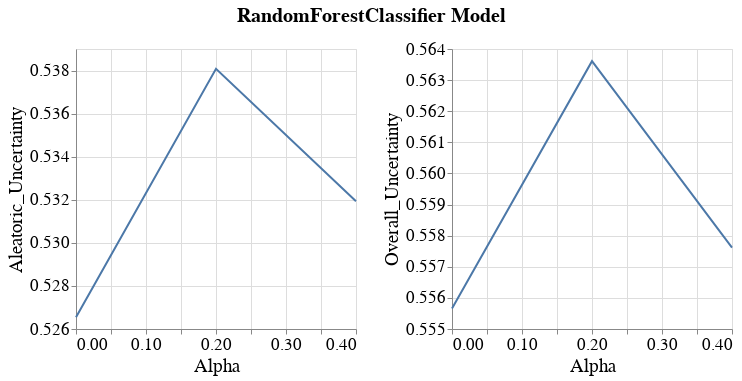

Notebook cell for this chart:
### Code cell
visualizer.create_subgroup_metrics_line_band_plot(model_name=MODEL_NAMES[0],
                                                  subgroup_metrics=['Aleatoric_Uncertainty', 'Overall_Uncertainty'],
                                                  subgroup='race_dis_correct')

### Figure 1 — Vega-Lite specification as saved in the notebook (floating-point values rounded to 4 significant figures)
{"config": {"view": {"continuousWidth": 400, "continuousHeight": 300}, "axis": {"labelFontSize": 17, "labelFontWeight": "normal", "titleFontSize": 19, "titleFontWeight": "normal"}, "legend": {"labelFontSize": 17, "symbolStrokeWidth": 10, "titleFontSize": 19}, "title": {"fontSize": 17}}, "vconcat": [{"hconcat": [{"layer": [{"mark": {"type": "errorband", "extent": "ci"}, "encoding": {"x": {"field": "Intervention_Param", "title": "Alpha", "type": "quantitative"}, "y": {"field": "Metric_Value", "scale": {"zero": false}, "title": "Aleatoric_Uncertainty", "type": "quantitative"}}}, {"mark": "line", "encoding": {"x": {"field": "Intervention_Param", "title": "Alpha", "type": "quantitative"}, "y": {"aggregate": "mean", "field": "Metric_Value", "scale": {"zero": false}, "title": "Aleatoric_Uncertainty", "type": "quantitative"}}}], "height": 280, "width": 280}, {"layer": [{"mark": {"type": "errorband", "extent": "ci"}, "encoding": {"x": {"field": "Intervention_Param", "title": "Alpha", "type": "quantitative"}, "y": {"field": "Metric_Value", "scale": {"zero": false}, "title": "Overall_Uncertainty", "type": "quantitative"}}}, {"mark": "line", "encoding": {"x": {"field": "Intervention_Param", "title": "Alpha", "type": "quantitative"}, "y": {"aggregate": "mean", "field": "Metric_Value", "scale": {"zero": false}, "title": "Overall_Uncertainty", "type": "quantitative"}}}], "data": {"name": "data-7b636fac8872958a36e185bfbd4a686a"}, "height": 280, "width": 280}]}], "data": {"name": "data-bf0943df8c392e74c164e1c8ed1ebe02"}, "title": {"text": "RandomForestClassifier Model", "anchor": "middle", "dy": -10, "fontSize": 20}, "$schema": "https://vega.github.io/schema/vega-lite/v4.17.0.json", "datasets": {"data-bf0943df8c392e74c164e1c8ed1ebe02": [{"Metric": "Aleatoric_Uncertainty", "Bootstrap_Model_Seed": 101, "Model_Name": "RandomForestClassifier", "Model_Params": "{'bootstrap': False, 'ccp_alpha': 0.0, 'class_weight': None, 'criterion': 'gini', 'max_depth': 30, 'max_features': 'sqrt', 'max_leaf_nodes': None, 'max_samples': None, 'min_impurity_decrease': 0.0, 'min_samples_leaf': 1, 'min_samples_split': 2, 'min_weight_fraction_leaf': 0.0, 'n_estimators': 500, 'n_jobs': None, 'oob_score': False, 'random_state': 101, 'verbose': 0, 'warm_start': False}", "Run_Number": "Run_1", "Dataset_Name": "Law_School", "Num_Estimators": 200, "Tag": "OK", "Record_Create_Date_Time": "2023-08-06T17:01:48.157000", "Session_Uuid": "9430484b-bec6-42a0-ac65-11c53446a61f", "Experiment_Iteration": "Exp_iter_1", "Dataset_Split_Seed": 100, "Model_Init_Seed": 100, "Fair_Intervention_Params_Lst": "[0.0, 0.2, 0.4]", "Intervention_Param": 0.4, "Subgroup": "race_dis_correct", "Metric_Value": 0.5319}, {"Metric": "Aleatoric_Uncertainty", "Bootstrap_Model_Seed": 101, "Model_Name": "RandomForestClassifier", "Model_Params": "{'bootstrap': False, 'ccp_alpha': 0.0, 'class_weight': None, 'criterion': 'gini', 'max_depth': 30, 'max_features': 'sqrt', 'max_leaf_nodes': None, 'max_samples': None, 'min_impurity_decrease': 0.0, 'min_samples_leaf': 1, 'min_samples_split': 5, 'min_weight_fraction_leaf': 0.0, 'n_estimators': 200, 'n_jobs': None, 'oob_score': False, 'random_state': 101, 'verbose': 0, 'warm_start': False}", "Run_Number": "Run_1", "Dataset_Name": "Law_School", "Num_Estimators": 200, "Tag": "OK", "Record_Create_Date_Time": "2023-08-06T16:29:29.723000", "Session_Uuid": "9430484b-bec6-42a0-ac65-11c53446a61f", "Experiment_Iteration": "Exp_iter_1", "Dataset_Split_Seed": 100, "Model_Init_Seed": 100, "Fair_Intervention_Params_Lst": "[0.0, 0.2, 0.4]", "Intervention_Param": 0.2, "Subgroup": "race_dis_correct", "Metric_Value": 0.5381}, {"Metric": "Aleatoric_Uncertainty", "Bootstrap_Model_Seed": 101, "Model_Name": "RandomForestClassifier", "Model_Params": "{'bootstrap': False, 'ccp_alpha': 0.0, 'class_weight': None, 'criterion': 'gini', 'max_depth': 50, 'max_features': 'sqrt', 'max_leaf_nodes': None, 'max_samples': None, 'min_impurity_decrease': 0.0, 'min_samples_leaf': 1, 'min_samples_split': 2, 'min_weight_fraction_leaf': 0.0, 'n_estimators': 500, 'n_jobs': None, 'oob_score': False, 'random_state': 101, 'verbose': 0, 'warm_start': False}", "Run_Number": "Run_1", "Dataset_Name": "Law_School", "Num_Estimators": 200, "Tag": "OK", "Record_Create_Date_Time": "2023-08-06T16:11:50.781000", "Session_Uuid": "9430484b-bec6-42a0-ac65-11c53446a61f", "Experiment_Iteration": "Exp_iter_1", "Dataset_Split_Seed": 100, "Model_Init_Seed": 100, "Fair_Intervention_Params_Lst": "[0.0, 0.2, 0.4]", "Intervention_Param": 0.0, "Subgroup": "race_dis_correct", "Metric_Value": 0.5265}], "data-7b636fac8872958a36e185bfbd4a686a": [{"Metric": "Overall_Uncertainty", "Bootstrap_Model_Seed": 101, "Model_Name": "RandomForestClassifier", "Model_Params": "{'bootstrap': False, 'ccp_alpha': 0.0, 'class_weight': None, 'criterion': 'gini', 'max_depth': 30, 'max_features': 'sqrt', 'max_leaf_nodes': None, 'max_samples': None, 'min_impurity_decrease': 0.0, 'min_samples_leaf': 1, 'min_samples_split': 2, 'min_weight_fraction_leaf': 0.0, 'n_estimators': 500, 'n_jobs': None, 'oob_score': False, 'random_state': 101, 'verbose': 0, 'warm_start': False}", "Run_Number": "Run_1", "Dataset_Name": "Law_School", "Num_Estimators": 200, "Tag": "OK", "Record_Create_Date_Time": "2023-08-06T17:01:48.157000", "Session_Uuid": "9430484b-bec6-42a0-ac65-11c53446a61f", "Experiment_Iteration": "Exp_iter_1", "Dataset_Split_Seed": 100, "Model_Init_Seed": 100, "Fair_Intervention_Params_Lst": "[0.0, 0.2, 0.4]", "Intervention_Param": 0.4, "Subgroup": "race_dis_correct", "Metric_Value": 0.5576}, {"Metric": "Overall_Uncertainty", "Bootstrap_Model_Seed": 101, "Model_Name": "RandomForestClassifier", "Model_Params": "{'bootstrap': False, 'ccp_alpha': 0.0, 'class_weight': None, 'criterion': 'gini', 'max_depth': 30, 'max_features': 'sqrt', 'max_leaf_nodes': None, 'max_samples': None, 'min_impurity_decrease': 0.0, 'min_samples_leaf': 1, 'min_samples_split': 5, 'min_weight_fraction_leaf': 0.0, 'n_estimators': 200, 'n_jobs': None, 'oob_score': False, 'random_state': 101, 'verbose': 0, 'warm_start': False}", "Run_Number": "Run_1", "Dataset_Name": "Law_School", "Num_Estimators": 200, "Tag": "OK", "Record_Create_Date_Time": "2023-08-06T16:29:29.723000", "Session_Uuid": "9430484b-bec6-42a0-ac65-11c53446a61f", "Experiment_Iteration": "Exp_iter_1", "Dataset_Split_Seed": 100, "Model_Init_Seed": 100, "Fair_Intervention_Params_Lst": "[0.0, 0.2, 0.4]", "Intervention_Param": 0.2, "Subgroup": "race_dis_correct", "Metric_Value": 0.5636}, {"Metric": "Overall_Uncertainty", "Bootstrap_Model_Seed": 101, "Model_Name": "RandomForestClassifier", "Model_Params": "{'bootstrap': False, 'ccp_alpha': 0.0, 'class_weight': None, 'criterion': 'gini', 'max_depth': 50, 'max_features': 'sqrt', 'max_leaf_nodes': None, 'max_samples': None, 'min_impurity_decrease': 0.0, 'min_samples_leaf': 1, 'min_samples_split': 2, 'min_weight_fraction_leaf': 0.0, 'n_estimators': 500, 'n_jobs': None, 'oob_score': False, 'random_state': 101, 'verbose': 0, 'warm_start': False}", "Run_Number": "Run_1", "Dataset_Name": "Law_School", "Num_Estimators": 200, "Tag": "OK", "Record_Create_Date_Time": "2023-08-06T16:11:50.781000", "Session_Uuid": "9430484b-bec6-42a0-ac65-11c53446a61f", "Experiment_Iteration": "Exp_iter_1", "Dataset_Split_Seed": 100, "Model_Init_Seed": 100, "Fair_Intervention_Params_Lst": "[0.0, 0.2, 0.4]", "Intervention_Param": 0.0, "Subgroup": "race_dis_correct", "Metric_Value": 0.5557}]}}
